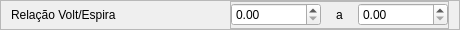
         <widget class="QFrame" name="botao_menu_17">
          <property name="geometry">
           <rect>
            <x>0</x>
            <y>153</y>
            <width>460</width>
            <height>30</height>
           </rect>
          </property>
          <property name="sizePolicy">
           <sizepolicy hsizetype="Maximum" vsizetype="Preferred">
            <horstretch>0</horstretch>
            <verstretch>0</verstretch>
           </sizepolicy>
          </property>
          <property name="minimumSize">
           <size>
            <width>460</width>
            <height>30</height>
           </size>
          </property>
          <property name="maximumSize">
           <size>
            <width>470</width>
            <height>30</height>
           </size>
          </property>
          <property name="frameShape">
           <enum>QFrame::StyledPanel</enum>
          </property>
          <property name="frameShadow">
           <enum>QFrame::Raised</enum>
          </property>
          <layout class="QHBoxLayout" name="horizontalLayout_20">
           <property name="spacing">
            <number>0</number>
           </property>
           <property name="leftMargin">
            <number>10</number>
           </property>
           <property name="topMargin">
            <number>0</number>
           </property>
           <property name="rightMargin">
            <number>10</number>
           </property>
           <property name="bottomMargin">
            <number>0</number>
           </property>
           <item alignment="Qt::AlignLeft|Qt::AlignVCenter">
            <widget class="QLabel" name="label_titulo_app_11">
             <property name="styleSheet">
              <string notr="true">font: 75 12pt &quot;Arial&quot;;</string>
             </property>
             <property name="text">
              <string>Relação Volt/Espira</string>
             </property>
            </widget>
           </item>
           <item>
            <widget class="QFrame" name="frame_9">
             <property name="minimumSize">
              <size>
               <width>200</width>
               <height>0</height>
              </size>
             </property>
             <property name="frameShape">
              <enum>QFrame::StyledPanel</enum>
             </property>
             <property name="frameShadow">
              <enum>QFrame::Raised</enum>
             </property>
             <layout class="QHBoxLayout" name="horizontalLayout_35">
              <property name="spacing">
               <number>0</number>
              </property>
              <property name="leftMargin">
               <number>0</number>
              </property>
              <property name="topMargin">
               <number>0</number>
              </property>
              <property name="rightMargin">
               <number>0</number>
              </property>
              <property name="bottomMargin">
               <number>0</number>
              </property>
              <item>
               <widget class="QDoubleSpinBox" name="doubleSpinBox_14">
                <property name="minimumSize">
                 <size>
                  <width>90</width>
                  <height>0</height>
                 </size>
                </property>
                <property name="maximumSize">
                 <size>
                  <width>90</width>
                  <height>16777215</height>
                 </size>
                </property>
                <property name="maximum">
                 <double>100.000000000000000</double>
                </property>
                <property name="singleStep">
                 <double>0.100000000000000</double>
                </property>
               </widget>
              </item>
              <item alignment="Qt::AlignHCenter">
               <widget class="QLabel" name="label_titulo_app_26">
                <property name="minimumSize">
                 <size>
                  <width>0</width>
                  <height>0</height>
                 </size>
                </property>
                <property name="maximumSize">
                 <size>
                  <width>15555</width>
                  <height>16777215</height>
                 </size>
                </property>
                <property name="styleSheet">
                 <string notr="true">font: 75 12pt &quot;Arial&quot;;
text-align:&quot;center&quot;;</string>
                </property>
                <property name="text">
                 <string>a</string>
                </property>
               </widget>
              </item>
              <item>
               <widget class="QDoubleSpinBox" name="doubleSpinBox_15">
                <property name="minimumSize">
                 <size>
                  <width>90</width>
                  <height>0</height>
                 </size>
                </property>
                <property name="maximumSize">
                 <size>
                  <width>90</width>
                  <height>16777215</height>
                 </size>
                </property>
                <property name="maximum">
                 <double>100.000000000000000</double>
                </property>
                <property name="singleStep">
                 <double>0.100000000000000</double>
                </property>
               </widget>
              </item>
             </layout>
            </widget>
           </item>
          </layout>
         </widget>
